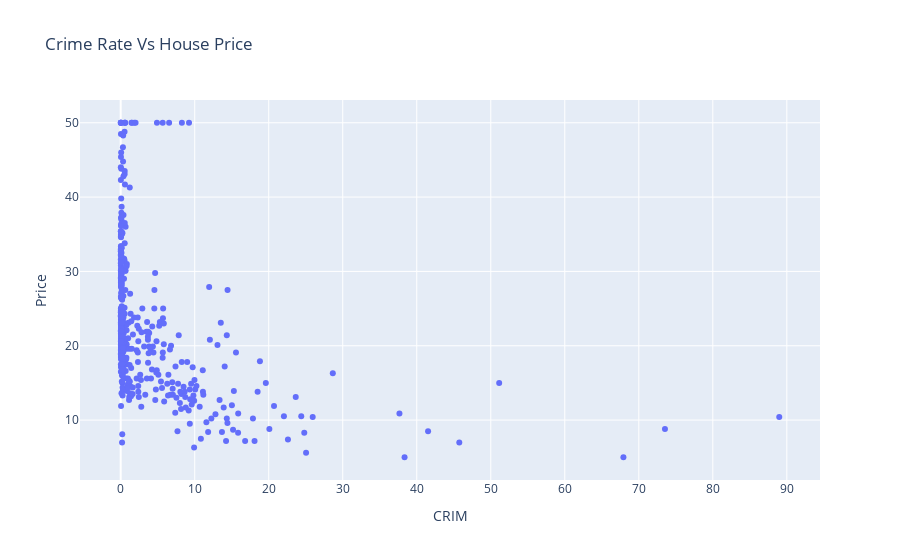

The code cell stored with this chart in its notebook:
### Markdown cell above
<span style="color:yellow">**Scatter Plot for Crime Rate**</span>

### Code cell
fig = px.scatter(dataset,x='CRIM',y='Price',title="Crime Rate Vs House Price")
fig.show()

### Figure 1 — Plotly figure (JSON) as saved in the notebook; plotly's stock layout.template omitted (floating-point values rounded to 4 significant figures; data arrays with more than 128 entries replaced by an {"elided": "..."} marker saying what was removed)
{"data": [{"hovertemplate": "CRIM=%{x}<br>Price=%{y}<extra></extra>", "legendgroup": "", "marker": {"color": "#636efa", "symbol": "circle"}, "mode": "markers", "name": "", "orientation": "v", "showlegend": false, "type": "scatter", "x": {"elided": "506 float values"}, "xaxis": "x", "y": {"elided": "506 float values"}, "yaxis": "y"}], "layout": {"legend": {"tracegroupgap": 0}, "title": {"text": "Crime Rate Vs House Price"}, "xaxis": {"anchor": "y", "domain": [0, 1], "title": {"text": "CRIM"}}, "yaxis": {"anchor": "x", "domain": [0, 1], "title": {"text": "Price"}}}}
